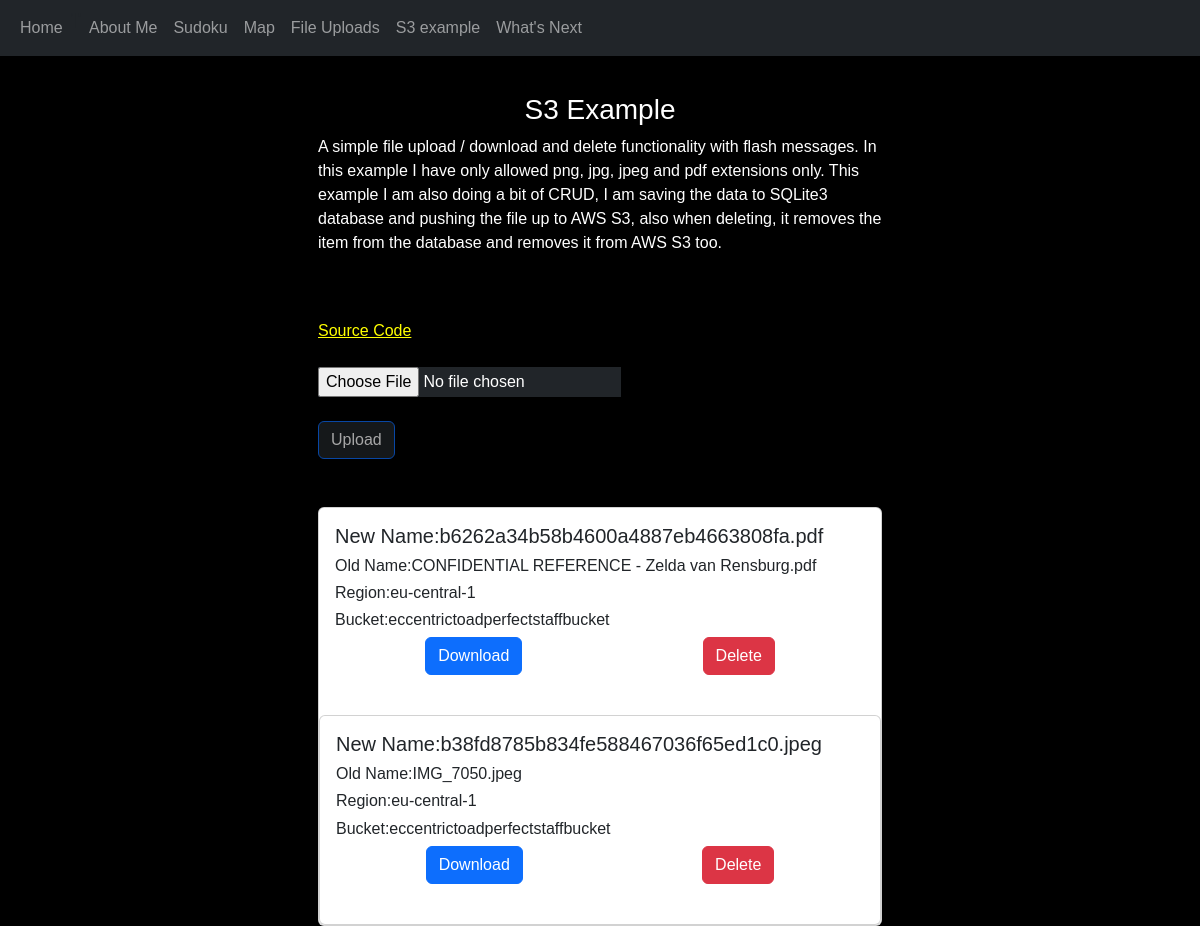
The app's page /s3example, older data.
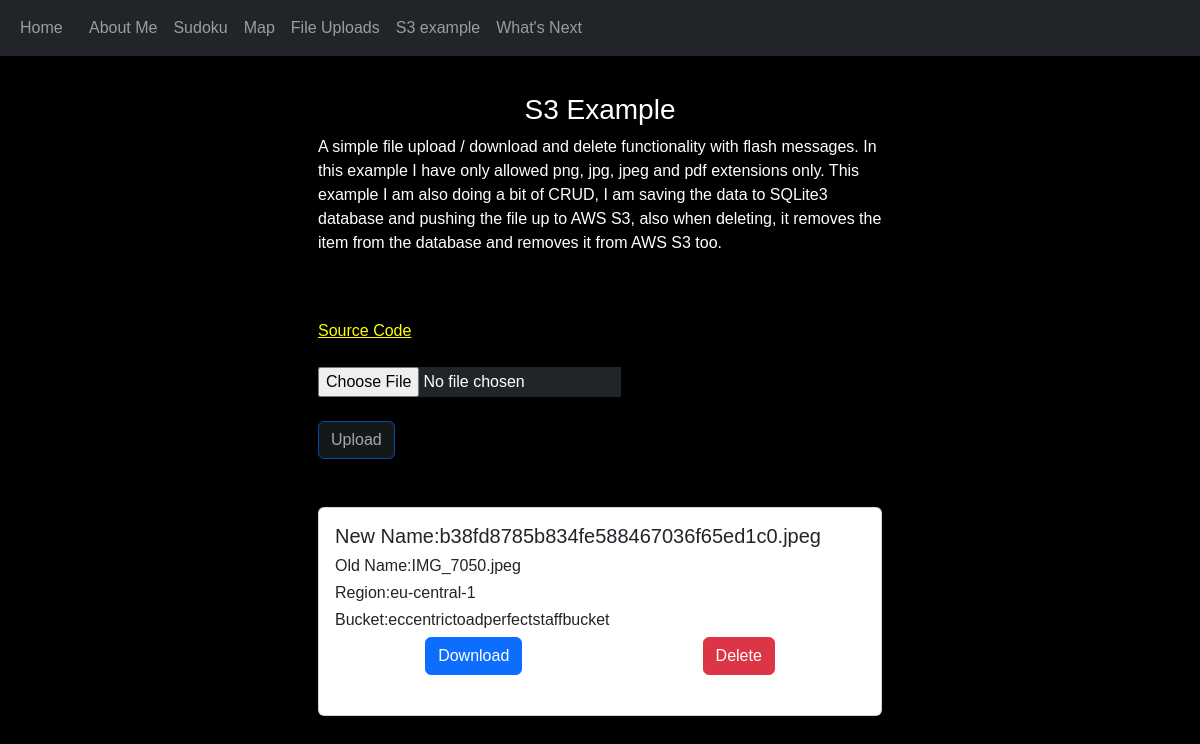
The same page, newer data.
### website/models.py (models this page shows)
class File(db.Model):
    id = db.Column(db.Integer, primary_key=True)
    original_fileName = db.Column(db.String(100))
    fileName = db.Column(db.String(100))
    bucket = db.Column(db.String(100))
    region = db.Column(db.String(100))

### website/views.py (the view, shortened to what this page needs)
@views.route("/s3example", methods=["GET", "POST"])
def s3example():
    files = File.query.all()
    return render_template("s3example.html", files=files)

### website/templates/s3example.html (shortened to what this page needs)
{% extends "base.html" %}
{% block content %}
<div class="container-fluid" style="margin-top: 45px;">
	<div class="row">
		<div class="col-md-3"></div>
		<div class="col-md-6">
			<br><br>
			<h3 class="text-center" style="color: white">S3 Example</h3>
			<p style="color: white;">A simple file upload / download and delete functionality with flash messages.
				In this example I have only allowed png, jpg, jpeg and pdf extensions only.
			This example I am also doing a bit of CRUD, I am saving the data to SQLite3 database and pushing the file
				up to AWS S3, also when deleting, it removes the item from the database and removes it from AWS S3 too.</p>
			<br><br>
			<a href="https://github.com/WayneBruton/flaskPersonal/" target="_blank" style="color: white; text-decoration: underline; color: yellow;">Source Code</a>
			<br><br>
			<form method="POST" enctype="multipart/form-data">
				<input class="text-bg-dark" type="file" name="file" id="fileInput" accept=".pdf, .png, .jpg, .jpeg"><br><br>
				<button type="submit" class="btn btn-primary text-bg-dark" id="submitButton" disabled>Upload</button>
			</form>
			<br><br>
			{% for file in files %}
			<div class="card">
				<div class="card-body">
					<h5 class="card-title">New Name:{{ file.fileName }}</h5>
					<h6 class="card-title">Old Name:{{ file.original_fileName }}</h6>
					<h6 class="card-title">Region:{{ file.region }}</h6>
					<h6 class="card-title">Bucket:{{ file.bucket }}</h6>
					<div style="display:flex; justify-content: space-around;">
					<a href="https://{{ file.bucket }}.s3.{{ file.region }}.amazonaws.com/{{ file.fileName }}" class="btn btn-primary" target="_blank">Download</a>
					<a href="{{ url_for('views.delete_file', id=file.id, filename=file.fileName) }}" class="btn btn-danger">Delete</a>
				</div>
			</div>
			<br>
			{% endfor %}
		</div>
	</div>
</div>
{% endblock %}

### website/templates/base.html (shortened to what this page needs)
<!DOCTYPE html>
<html lang="en">
<head>
	<link href="https://cdn.jsdelivr.net/npm/bootstrap@5.3.1/dist/css/bootstrap.min.css" rel="stylesheet"
>
	<link rel="stylesheet" type="text/css" href="{{ url_for('static', filename='index.css') }}">
</head>
<body class="body">
<nav class="navbar navbar-expand-lg navbar-dark bg-dark fixed-top">
	<div class="container-fluid">
		<div class="collapse navbar-collapse" id="navbar">
			<div class="navbar-nav">
				<a class="nav-item nav-link" id="home" href="/">Home</a>
				<a class="nav-item nav-link" id="index" href="/index">About Me</a>
				<a class="nav-item nav-link" id="sudoku" href="/sudoku">Sudoku</a>
				<a class="nav-item nav-link" id="map" href="/map">Map</a>
				<a class="nav-item nav-link" id="uploads" href="/uploads">File Uploads</a>
				<a class="nav-item nav-link" id="s3example" href="/s3example">S3 example</a>
				<a class="nav-item nav-link" id="nextup" href="/nextup">What's Next</a>
			</div>
		</div>
	</div>
</nav>
<div class="container-fluid">
	{% block content %}
	{% endblock %}
</div>
</body>
</html>

### website/static/index.css (style rules this page uses)
a { color: white; }
.body { margin: 0; padding: 0; font-family: sans-serif; background: #000; }

Row changes from the older to the newer data that the page shows:
removed File: fileName "b6262a34b58b4600a4887eb4663808fa.pdf", original_fileName "CONFIDENTIAL REFERENCE - Zelda van Rensburg.pdf", region "eu-central-1", bucket "eccentrictoadperfectstaffbucket"
